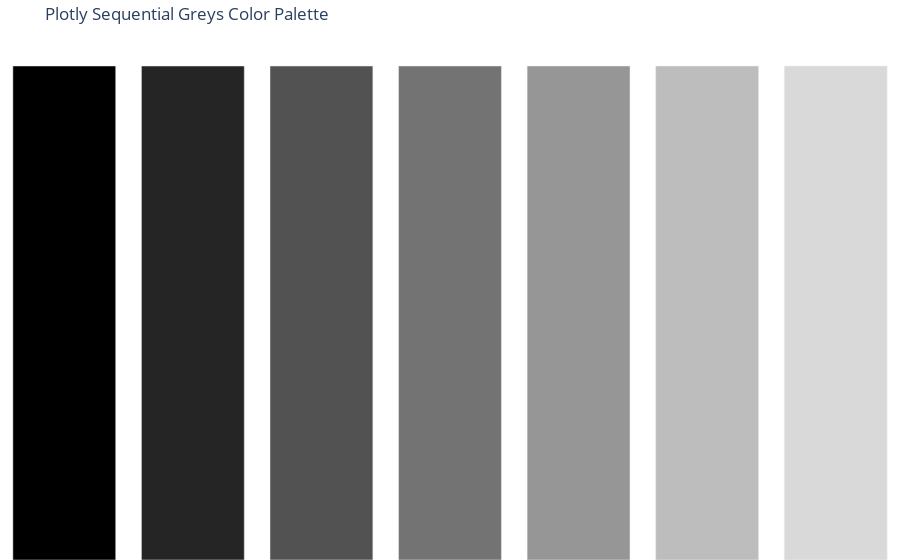

Write notebook code for a chart like this one.
### Code cell
import plotly.graph_objects as go
import plotly.colors

# Get the gray colors palette
gray_colors = plotly.colors.sequential.Greys[2:][::-1]

# Create a bar plot to visualize the colors
fig = go.Figure()

for i, color in enumerate(gray_colors):
    fig.add_trace(go.Bar(
        x=[i],
        y=[1],
        marker=dict(color=color),
        showlegend=False,
        hoverinfo='none'
    ))

# Update layout to remove axes and add title
fig.update_layout(
    title='Plotly Sequential Greys Color Palette',
    xaxis=dict(showticklabels=False, showgrid=False, zeroline=False),
    yaxis=dict(showticklabels=False, showgrid=False, zeroline=False),
    plot_bgcolor='white',
    margin=dict(l=0, r=0, t=40, b=0)
)

fig.show()

### Figure 1 — Plotly figure (JSON) as saved in the notebook; plotly's stock layout.template omitted (floating-point values rounded to 4 significant figures)
{"data": [{"hoverinfo": "none", "marker": {"color": "rgb(0,0,0)"}, "showlegend": false, "type": "bar", "x": [0], "y": [1]}, {"hoverinfo": "none", "marker": {"color": "rgb(37,37,37)"}, "showlegend": false, "type": "bar", "x": [1], "y": [1]}, {"hoverinfo": "none", "marker": {"color": "rgb(82,82,82)"}, "showlegend": false, "type": "bar", "x": [2], "y": [1]}, {"hoverinfo": "none", "marker": {"color": "rgb(115,115,115)"}, "showlegend": false, "type": "bar", "x": [3], "y": [1]}, {"hoverinfo": "none", "marker": {"color": "rgb(150,150,150)"}, "showlegend": false, "type": "bar", "x": [4], "y": [1]}, {"hoverinfo": "none", "marker": {"color": "rgb(189,189,189)"}, "showlegend": false, "type": "bar", "x": [5], "y": [1]}, {"hoverinfo": "none", "marker": {"color": "rgb(217,217,217)"}, "showlegend": false, "type": "bar", "x": [6], "y": [1]}], "layout": {"margin": {"b": 0, "l": 0, "r": 0, "t": 40}, "plot_bgcolor": "white", "title": {"text": "Plotly Sequential Greys Color Palette"}, "xaxis": {"showgrid": false, "showticklabels": false, "zeroline": false}, "yaxis": {"showgrid": false, "showticklabels": false, "zeroline": false}}}
